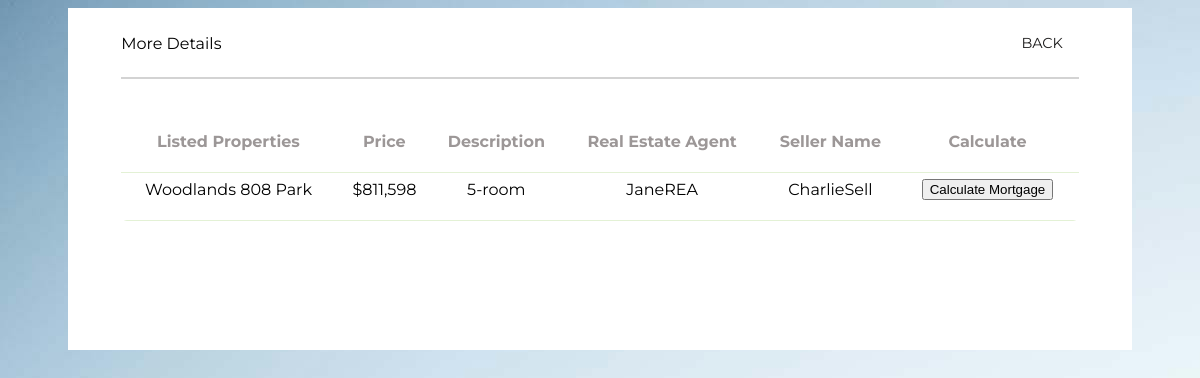
/Boundary/Buyer/viewMore.php?propertylisting_id=1783, run on the app's committed database.
### tables this page shows
CREATE TABLE `list` (
  `list_id` int(11) NOT NULL,
  `propertylisting_id` int(11) NOT NULL,
  `list_status` varchar(255) NOT NULL DEFAULT 'PENDING',
  `user_id` int(11) DEFAULT NULL,
  `agent_id` int(11) DEFAULT NULL,
  `view_count` int(11) NOT NULL,
  `interest_count` int(11) NOT NULL
);

CREATE TABLE `property` (
  `propertylisting_id` int(11) NOT NULL,
  `seller_id` int(11) NOT NULL,
  `seller_name` varchar(50) NOT NULL,
  `property_name` varchar(50) NOT NULL,
  `property_price` int(20) NOT NULL,
  `property_description` varchar(100) NOT NULL
);

CREATE TABLE `users` (
  `user_id` int(11) NOT NULL,
  `user_fullname` varchar(50) NOT NULL,
  `username` varchar(20) NOT NULL,
  `password` varchar(20) NOT NULL,
  `user_status` varchar(50) NOT NULL DEFAULT 'Active',
  `user_profile` varchar(100) NOT NULL DEFAULT 'System Admin'
);

### config.php (called while the page is built, shortened)
<?php
class DB {
  function __construct() {
      $this->conn = mysqli_connect(HOST, USER, PASS, DB);
  }
}
?>

### Entity/propertyEntity.php (called while the page is built, shortened)
<?php
include_once("../../config.php");
class PropertyListing
{
    public function getSellerPropertyDetails($property_id)
    {
        $conn = mysqli_connect(HOST, USER, PASS, DB);
        if ($_SESSION['user_profile'] == "Seller") {
            $query = "SELECT username FROM users WHERE user_id = {$_SESSION['user_id']}";
    $result = mysqli_query($conn, $query);
    if ($result && mysqli_num_rows($result) > 0) {
        $row = mysqli_fetch_assoc($result);
        $username = $row['username'];
    } else {
        die("User not found");
    }
    $username = mysqli_real_escape_string($conn, $username);
    $query = "SELECT p.propertylisting_id, p.seller_name, p.property_name, p.property_price, p.property_description, u.username AS realestate_name, l.list_status
            FROM property p
            JOIN users u ON p.seller_id = u.user_id
            JOIN list l ON p.propertylisting_id = l.propertylisting_id
            WHERE p.seller_name = '$username'
            ORDER BY p.property_name ASC";
            } else {
            $query = "SELECT p.propertylisting_id, p.seller_name, p.property_name, p.property_price, p.property_description, u.username AS realestate_name,l.list_status
            FROM property p
            JOIN users u ON p.seller_id = u.user_id
            JOIN list l ON p.propertylisting_id = l.propertylisting_id
            WHERE l.list_status = 'PENDING' AND p.propertylisting_id = '$property_id'
            ORDER BY p.property_name ASC";
            }
    $result = mysqli_query($conn, $query);
        $propertylisting = array();
        while ($row = mysqli_fetch_assoc($result)) {
            $propertylisting[] = $row;
        }
        return $propertylisting;
    }
}

### Controller/Buyer/getSellerPropertyDetailsCtl.php (called while the page is built)
<?php
include_once("../../Entity/propertyEntity.php");
class getSellerPropertyDetailsCtl
{
    public function getSellerPropertyDetails($propertylisting_id)
    {
        $vuc = new PropertyListing();
        $results = $vuc->getSellerPropertyDetails($propertylisting_id);
        return $results;
    }
}

### Boundary/Buyer/viewMore.php (the view, shortened to what this page needs)
<?php
include_once("../../Controller/Buyer/getSellerPropertyDetailsCtl.php");
$getSellerPropertyDetailsCtl = new getSellerPropertyDetailsCtl();
if(isset($_GET['propertylisting_id'])) {
    $propertylisting_id = $_GET['propertylisting_id'];
    $propertyListings = $getSellerPropertyDetailsCtl->getSellerPropertyDetails($propertylisting_id);
} else {
    echo "Property ID not provided";
    exit;
}
?>
<!DOCTYPE html>
<html>
<head>
    <link rel="stylesheet" href="../../css/ua_style.css">
    <link rel="stylesheet" href="https://cdnjs.cloudflare.com/ajax/libs/font-awesome/4.7.0/css/font-awesome.min.css">
</head>
<body>
    <div class="white-box">
        <section>
            <div class="container1">
                <div class="logo">
                    <p>More Details</p>
                </div>
                <div class="topnav">
                    <a href="buyer.php">BACK</a>
                </div>
            </div>
        </section>
        <hr>
        <br>
        <br>
        <table id="profileTable" class="CMtable" style="width:100%">
            <tr>
                <th>Listed Properties</th>
                <th>Price</th>
                <th>Description</th>
                <th>Real Estate Agent</th>
                <th>Seller Name</th>
                <th>Calculate</th>
            </tr>
            <?php foreach ($propertyListings as $propertylisting) { ?>
    <tr>
        <td><?php echo isset($propertylisting['property_name']) ? $propertylisting['property_name'] : ''; ?></td>
        <td><?php echo isset($propertylisting['property_price']) ? '$' . number_format($propertylisting['property_price']) : ''; ?></td>
        <td><?php echo isset($propertylisting['property_description']) ? $propertylisting['property_description'] : ''; ?></td>
        <td><?php echo isset($propertylisting['realestate_name']) ? $propertylisting['realestate_name'] : ''; ?></td>
        <td><?php echo isset($propertylisting['seller_name']) ? $propertylisting['seller_name'] : ''; ?></td>
        <td>
            <button type="button" onclick="calculateMortgage(<?php echo isset($propertylisting['property_price']) ? $propertylisting['property_price'] : '0'; ?>)">Calculate Mortgage</button>
        </td>
    </tr>
<?php } ?>
        </table>
        <br><br><br><br>
    </div>
</body>
</html>

### css/ua_style.css (style rules this page uses)
.topnav { overflow: hidden; }
.topnav a { float: right; color: #1e1d1d; text-align: center; padding: 14px 16px; text-decoration: none; font-size: 90%; font-family: 'Montserrat', sans-serif; }
.container1 { display: grid; align-items: center; grid-template-columns: 30ch auto; column-gap: 10%; padding-top: 1%; }
.white-box { background-color: white; color: black; padding-left: 5%; padding-right: 5%; padding-bottom: 5%; }
body { padding-top: 0%; padding-bottom:0%; padding-left: 5%; padding-right: 5%; background-image: url("Images/background.jpg"); overflow: auto; overflow-x: hidden; font-family: 'Montserrat', sans-serif; }
table { border-collapse: separate; }
td, th { padding-left: 1.5%; padding-right: 1.5%; padding-bottom: 1.5%; }
hr { border: 1px solid lightgrey; }
table.CMtable { border-spacing: 1; border-collapse: collapse; background:rgb(255, 255, 255); border-radius:6px; overflow:hidden; width:100%; margin:0 auto; position:relative; }
table.CMtable td,th { padding-left:8px; text-align: center; vertical-align: middle; position: relative; }
table.CMtable th { height:20%; background-color: white; font-size:16px; text-align: center; color:#9c9797; }
table.CMtable tbody tr { height:48px; border-bottom:1px solid #E3F1D5 ; }

### Boundary/Buyer/viewMore.php (style rules this page uses)
body { background-image: url("../../Images/background.jpg"); }

### data on the page
list: propertylisting.property_name "Woodlands 808 Park", propertylisting.property_price "811,598", propertylisting.property_description "5-room", user.username "JaneREA", propertylisting.seller_name "CharlieSell"
